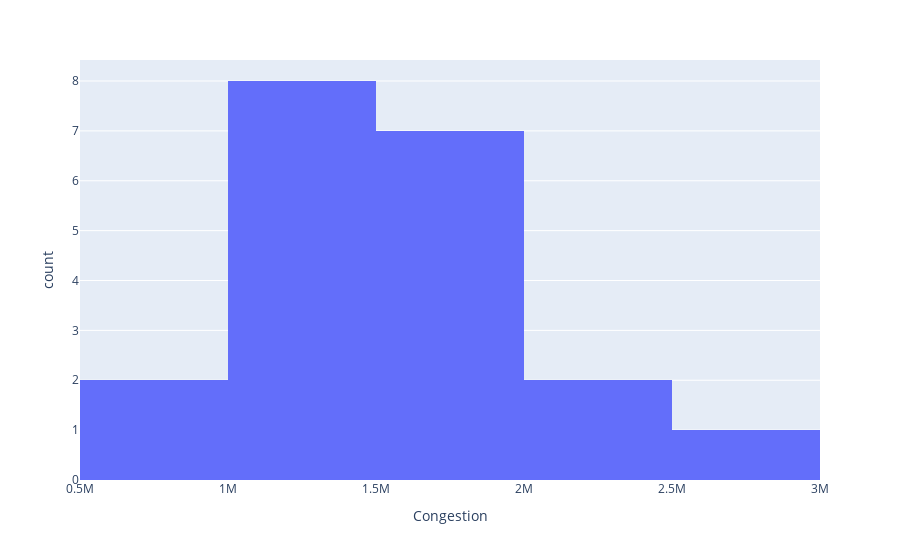

The code cell stored with this chart in its notebook:
### Code cell
import plotly.express as px

fig = px.histogram(zxz, x="Congestion")
fig.show()

### Figure 1 — Plotly figure (JSON) as saved in the notebook; plotly's stock layout.template omitted (floating-point values rounded to 4 significant figures)
{"data": [{"alignmentgroup": "True", "bingroup": "x", "hovertemplate": "Congestion=%{x}<br>count=%{y}<extra></extra>", "legendgroup": "", "marker": {"color": "#636efa", "pattern": {"shape": ""}}, "name": "", "offsetgroup": "", "orientation": "v", "showlegend": false, "type": "histogram", "x": [2907700, 2208236, 2000133, 1866278, 1835136, 1822399, 1766343, 1677704, 1659940, 1604813, 1367288, 1213862, 1182540, 1182248, 1108501, 1048225, 1046268, 1006863, 964518, 962558], "xaxis": "x", "yaxis": "y"}], "layout": {"barmode": "relative", "legend": {"tracegroupgap": 0}, "margin": {"t": 60}, "xaxis": {"anchor": "y", "domain": [0, 1], "title": {"text": "Congestion"}}, "yaxis": {"anchor": "x", "domain": [0, 1], "title": {"text": "count"}}}}
